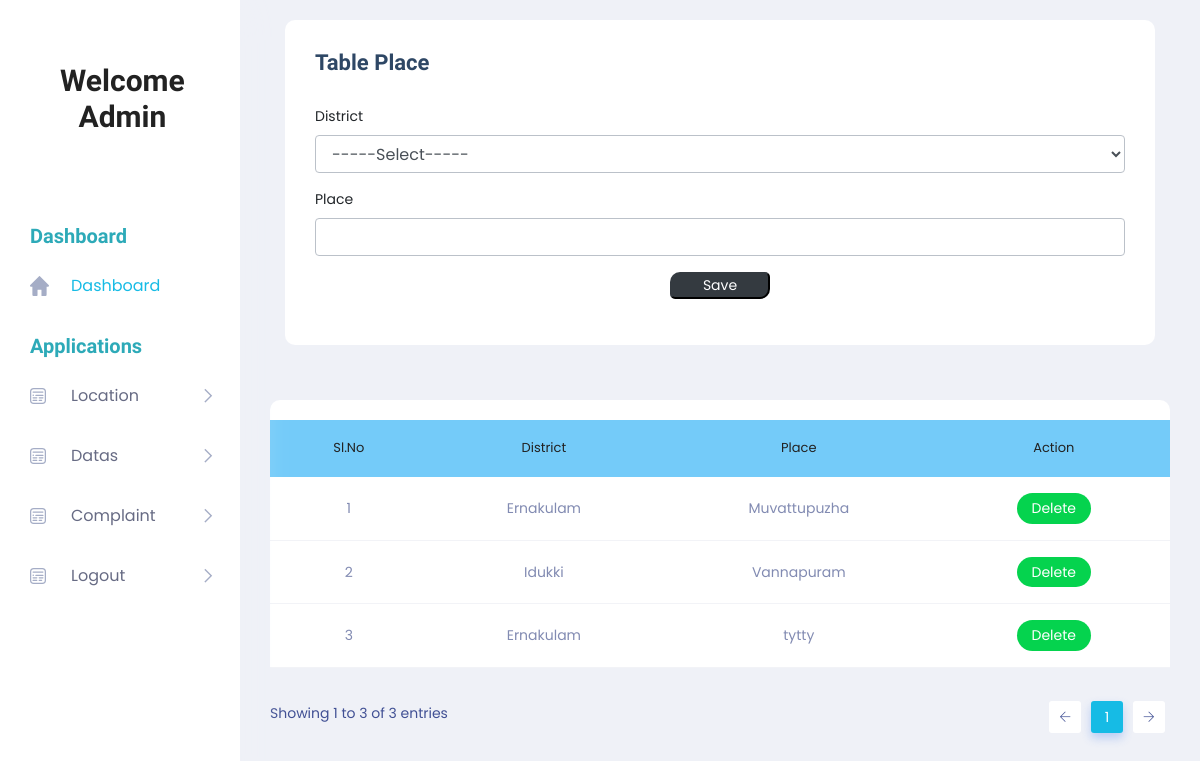
The page /Project/Admin/Place.php on the database its author committed.
### tables this page shows
CREATE TABLE `tbl_place` (
  `place_id` int(11) NOT NULL,
  `place_name` varchar(100) NOT NULL,
  `district_id` int(11) NOT NULL
);

CREATE TABLE `tbl_district` (
  `district_id` int(11) NOT NULL,
  `district_name` varchar(100) NOT NULL
);

### Project/Admin/Place.php (the view, shortened to what this page needs)
<!DOCTYPE html PUBLIC "-//W3C//DTD XHTML 1.0 Transitional//EN" "http://www.w3.org/TR/xhtml1/DTD/xhtml1-transitional.dtd">
<html xmlns="http://www.w3.org/1999/xhtml">
<head>
</head>
<?php
include('Head.php');
?>
<body>
        <section class="main_content dashboard_part">
            <div class="main_content_iner ">
                <div class="container-fluid p-0">
                    <div class="row justify-content-center">
                        <div class="col-12">
                            <div class="QA_section">
                                <div class="white_box_tittle list_header">
                                    <div class="col-lg-12">
                                        <div class="white_box mb_30">
                                            <div class="box_header ">
                                                <div class="main-title">
                                                    <h3 class="mb-0" >Table Place</h3>
                                                </div>
                                            </div>
                                            <form method="post">
                                             <div class="form-group">
                                                    <label for="txt_district">District</label>
                                                    <select class="form-control" name="sel_district" id="sel_district" autocomplete="off" required >
                                                    <option value="">-----Select-----</option>
                                                    </select>
                                                </div>
                                                <div class="form-group">
                                                    <label for="txt_district">Place</label>
        <input type="text" name="txt_place" id="txt_place" class="form-control" autocomplete="off" required/>
                                                </div>
                                                <div class="form-group" align="center">
                                                    <input type="submit" class="btn-dark" style="width:100px; border-radius: 10px 5px " name="btn_save" value="Save">
                                                </div>
                                            </form>
                                        </div>
                                    </div>
                                </div>
                                <div class="QA_table mb_30">
                                    <table class="table lms_table_active">
                                        <thead>
                                            <tr style="background-color: #74CBF9">
                                                <td align="center" scope="col">Sl.No</td>
                                              	<td align="center" scope="col">District</td>
                                                <td align="center" scope="col">Place </td>
                                                <td align="center" scope="col">Action</td>
                                            </tr>
                                        </thead>
                                        <tbody>
                                            <?php
	$i=0;
	  $sel = "select * from tbl_place p inner join tbl_district d on d.district_id=p.district_id ";
	  $row = $Conn->query($sel);
	  while($data = $row->fetch_assoc())
	  {
		  $i++;
		  ?>
                                            <tr>
                                               <td align="center"><?php echo $i; 	?></td>
            <td align="center"><?php echo $data['district_name']; ?></td>
            <td align="center"><?php echo $data['place_name']; ?></td>
            <td align="center">
            <a class="status_btn"  href="place.php?id=<?php echo $data['place_id']; ?>">Delete </a>
         </td>
                                            </tr>
                                            <?php
                                              }
                                            ?>
                                        </tbody>
                                    </table>
                                </div>
                            </div>
                        </div>
                    </div>
                </div>
            </div>
        </section>
        <?php
		include('Foot.php');
		?>
</body>
</html>

### rows shown on the page
tbl_place: district.district_name "Ernakulam", place_name "Muvattupuzha"
tbl_place: district.district_name "Idukki", place_name "Vannapuram"
tbl_place: district.district_name "Ernakulam", place_name "tytty"
